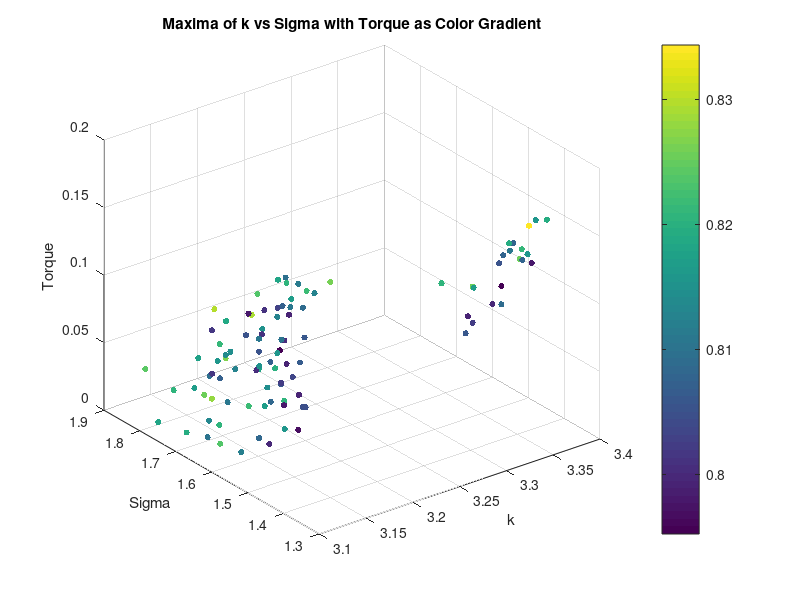
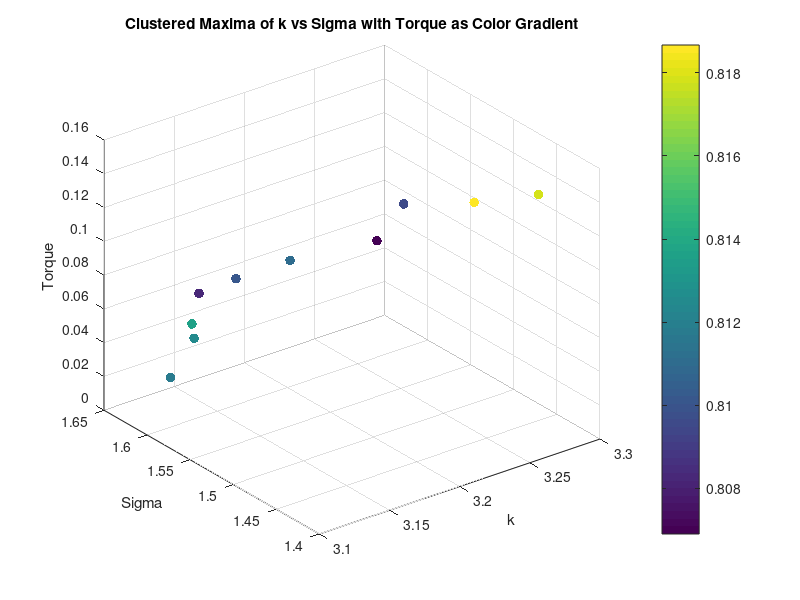
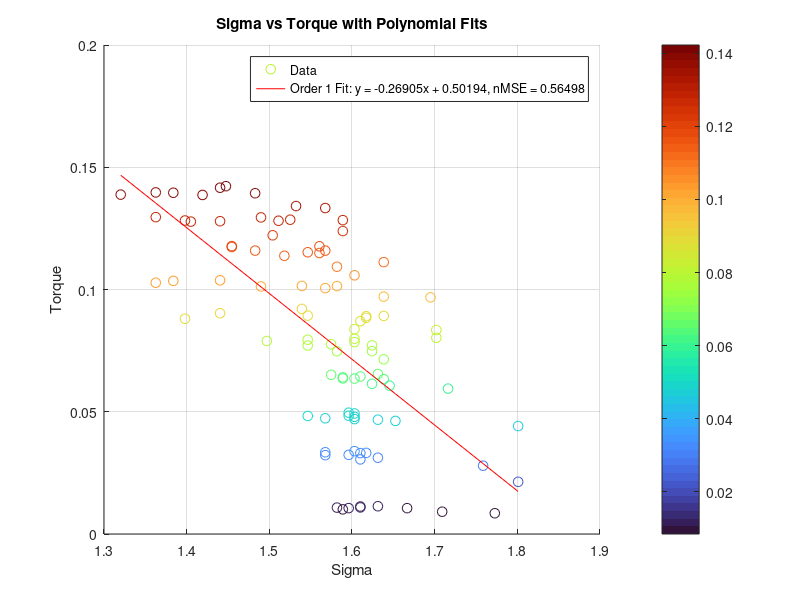
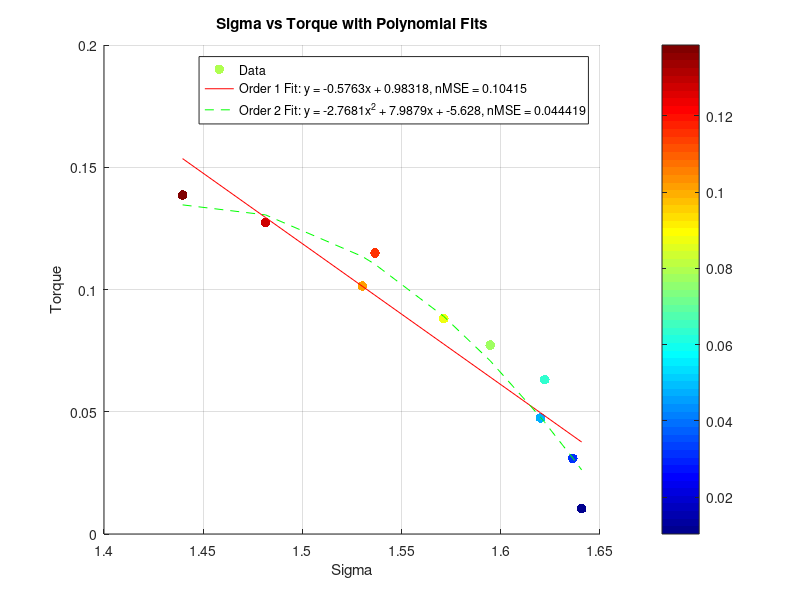

These figures' MATLAB source, in order:
clear all;
close all;


%% Torque Analysis
load('maxima_data.mat');
scatter3(maxima_k, maxima_sigma, torque_values, 20, maxima_corr, 'filled');
xlabel('k');
ylabel('Sigma');
zlabel('Torque');
title('Maxima of k vs Sigma with Torque as Color Gradient');
colorbar;
grid on;
% K means clustering of torque into 10 clusters, taking mean of each cluster k, sigma and corr too
[cluster_idx, cluster_centers] = kmeans(torque_values', 10);
% Take the mean of each cluster
torque_means = zeros(10, 1);
sigma_means = zeros(10, 1);
k_means = zeros(10, 1);
corr_means = zeros(10, 1);
for i = 1:10
    torque_means(i) = mean(torque_values(cluster_idx == i));
    sigma_means(i) = mean(maxima_sigma(cluster_idx == i));
    k_means(i) = mean(maxima_k(cluster_idx == i));
    corr_means(i) = mean(maxima_corr(cluster_idx == i));
end
% Plot the clusters
figure;
scatter3(k_means, sigma_means, torque_means, 50, corr_means, 'filled');
xlabel('k');
ylabel('Sigma');
zlabel('Torque');
title('Clustered Maxima of k vs Sigma with Torque as Color Gradient');
colorbar;
grid on;
% Ensure data is sorted for polyfit
[sigma_sorted, sort_idx] = sort(maxima_sigma);
torque_sorted = torque_values(sort_idx);
% Display correlation between torque and sigma
disp('Correlation between Torque and Sigma:');
disp(corr(torque_sorted', sigma_sorted'));
% Display correlation between torque and sigma^2
disp('Correlation between Torque and Sigma^2:');
disp(corr(torque_sorted', sigma_sorted'.^2));
% Polyfit for sigma vs torque (order 1 and 2)
p1_sigma = polyfit(sigma_sorted, torque_sorted, 1);
% Calculate fitted values and normalized MSE for sigma vs torque
fitted_torque_p1_sigma = polyval(p1_sigma, sigma_sorted);
mse_p1_sigma = mean((torque_sorted - fitted_torque_p1_sigma).^2);
nmse_p1_sigma = mse_p1_sigma / var(torque_sorted);
% Display results for sigma vs torque
disp('Sigma vs Torque:');
disp(['Order 1 nMSE: ', num2str(nmse_p1_sigma)]);
%display correlation between torque and sigma
% Plot for sigma vs torque with polynomial fits (first instance)
figure;
scatter(sigma_sorted, torque_sorted, 50, torque_sorted,'DisplayName', 'Data');
colormap(turbo); % High contrast colormap suitable for white background
colorbar; % Add a colorbar to indicate the mapping of color to torque_sorted values
hold on;
plot(sigma_sorted, fitted_torque_p1_sigma, '-r', 'DisplayName', ...
    ['Order 1 Fit: y = ', num2str(p1_sigma(1)), 'x + ', num2str(p1_sigma(2)), ...
    ', nMSE = ', num2str(nmse_p1_sigma)]);
xlabel('Sigma');
ylabel('Torque');
title('Sigma vs Torque with Polynomial Fits');
legend('show');
grid on;
% Ensure data is sorted for polyfit
[sigma_sorted, sort_idx] = sort(sigma_means);
torque_sorted = torque_means(sort_idx);
%Display correlation between torque and sigma
disp('Correlation between Torque and Sigma:');
disp(corr(torque_sorted, sigma_sorted));
%Display correlation between torque and sigma^2
disp('Correlation between Torque and Sigma^2:');
disp(corr(torque_sorted, sigma_sorted.^2));
% Polyfit for sigma vs torque (order 1 and 2)
p1_sigma = polyfit(sigma_sorted, torque_sorted, 1);
p2_sigma = polyfit(sigma_sorted, torque_sorted, 2);
% Calculate zitted values and normalized MSE for sigma vs torque
fitted_torque_p1_sigma = polyval(p1_sigma, sigma_sorted);
fitted_torque_p2_sigma = polyval(p2_sigma, sigma_sorted);
mse_p1_sigma = mean((torque_sorted - fitted_torque_p1_sigma).^2);
mse_p2_sigma = mean((torque_sorted - fitted_torque_p2_sigma).^2);
nmse_p1_sigma = mse_p1_sigma / var(torque_sorted);
nmse_p2_sigma = mse_p2_sigma / var(torque_sorted);
% Display results for sigma vs torque
disp('Sigma vs Torque:');
disp(['Order 1 nMSE: ', num2str(nmse_p1_sigma)]);
disp(['Order 2 nMSE: ', num2str(nmse_p2_sigma)]);
% Plot for sigma vs torque with polynomial fits (second instance)
figure;
scatter(sigma_sorted, torque_sorted, 50, torque_sorted, 'filled', 'DisplayName', 'Data');
colormap(jet); % High contrast colormap suitable for white background
colorbar; % Add a colorbar to indicate the mapping of color to torque_sorted values
hold on;
plot(sigma_sorted, fitted_torque_p1_sigma, '-r', 'DisplayName', ...
    ['Order 1 Fit: y = ', num2str(p1_sigma(1)), 'x + ', num2str(p1_sigma(2)), ...
    ', nMSE = ', num2str(nmse_p1_sigma)]);
plot(sigma_sorted, fitted_torque_p2_sigma, '--g', 'DisplayName', ...
    ['Order 2 Fit: y = ', num2str(p2_sigma(1)), 'x^2 + ', num2str(p2_sigma(2)), ...
    'x + ', num2str(p2_sigma(3)), ', nMSE = ', num2str(nmse_p2_sigma)]);
xlabel('Sigma');
ylabel('Torque');
title('Sigma vs Torque with Polynomial Fits');
legend('show');
grid on;

%% Diameter Analysis
% Saved as diameter_value, k_values(max_k_idx), sigma_values(max_sigma_idx), max_val
load('maxima_data_Diam.mat');

figure;
scatter3(maxima_matrix(:, 2), maxima_matrix(:, 3), maxima_matrix(:, 1), 50, maxima_matrix(:, 1), 'filled'); 
xlabel('k');
ylabel('Sigma');
zlabel('Diameter');
title('Maxima of k vs Sigma with Diameter as Color Gradient');
colorbar;
grid on;

% K vs d
% Ensure data is sorted for polyfit
[k_sorted, sort_idx] = sort(maxima_matrix(:, 2));
d_sorted = maxima_matrix(sort_idx, 1);
% Display correlation between d and k
disp('Correlation between Diameter and k:');
disp(corr(d_sorted, k_sorted));

%plot for k vs diam with polynomial fits
figure;
scatter(k_sorted, d_sorted, 50, d_sorted, 'filled', 'DisplayName', 'Data');
colormap(jet); % High contrast colormap suitable for white background
colorbar; % Add a colorbar to indicate the mapping of color to d_sorted values

hold on;
p1_k = polyfit(k_sorted, d_sorted, 1);
fitted_d_p1_k = polyval(p1_k, k_sorted);
mse_p1_k = mean((d_sorted - fitted_d_p1_k).^2);
nmse_p1_k = mse_p1_k / var(d_sorted);
disp('Diameter vs k:');
disp(['Order 1 nMSE: ', num2str(nmse_p1_k)]);
plot(k_sorted, fitted_d_p1_k, '-r', 'DisplayName', ...
    ['Order 1 Fit: y = ', num2str(p1_k(1)), 'x + ', num2str(p1_k(2)), ...
    ', nMSE = ', num2str(nmse_p1_k)]);
xlabel('k');
ylabel('Diameter');
title('k vs Diameter with Polynomial Fits');
legend('show');
